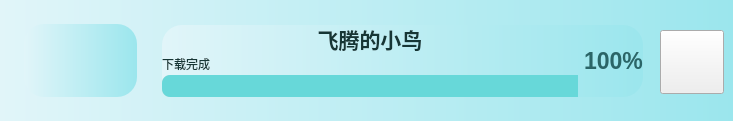
        <widget class="QWidget" name="widget_40" native="true">
         <property name="minimumSize">
          <size>
           <width>0</width>
           <height>121</height>
          </size>
         </property>
         <property name="maximumSize">
          <size>
           <width>16777215</width>
           <height>121</height>
          </size>
         </property>
         <property name="styleSheet">
          <string notr="true">.QWidget{
	background-color: qlineargradient(x1:0, y0:0, x2:1, y2:0,stop:0 rgb(225, 245, 249), stop:1 rgb(155, 230, 237));
	border-radius:20px;
	color: rgb(255, 255, 255);
}
</string>
         </property>
         <widget class="QWidget" name="widget_41" native="true">
          <property name="geometry">
           <rect>
            <x>24</x>
            <y>24</y>
            <width>113</width>
            <height>73</height>
           </rect>
          </property>
          <property name="styleSheet">
           <string notr="true"/>
          </property>
          <widget class="QLabel" name="label_25">
           <property name="geometry">
            <rect>
             <x>30</x>
             <y>5</y>
             <width>64</width>
             <height>64</height>
            </rect>
           </property>
           <property name="styleSheet">
            <string notr="true">border-image: url(:/youxi/images/FB.jpg);</string>
           </property>
           <property name="text">
            <string/>
           </property>
          </widget>
         </widget>
         <widget class="QPushButton" name="pushButton_game_niao">
          <property name="geometry">
           <rect>
            <x>660</x>
            <y>30</y>
            <width>64</width>
            <height>64</height>
           </rect>
          </property>
          <property name="styleSheet">
           <string notr="true">border-image: url(:/icons/icons/play_game.png);</string>
          </property>
          <property name="text">
           <string/>
          </property>
         </widget>
         <widget class="QWidget" name="layoutWidget_3">
          <property name="geometry">
           <rect>
            <x>162</x>
            <y>25</y>
            <width>481</width>
            <height>72</height>
           </rect>
          </property>
          <layout class="QHBoxLayout" name="horizontalLayout_3">
           <item>
            <layout class="QVBoxLayout" name="verticalLayout_4">
             <property name="spacing">
              <number>2</number>
             </property>
             <item>
              <widget class="QLabel" name="label_65">
               <property name="font">
                <font>
                 <pointsize>16</pointsize>
                 <weight>75</weight>
                 <bold>true</bold>
                </font>
               </property>
               <property name="styleSheet">
                <string notr="true">color: rgb(22, 54, 53);
text-align:centre;
</string>
               </property>
               <property name="text">
                <string>飞腾的小鸟</string>
               </property>
               <property name="alignment">
                <set>Qt::AlignCenter</set>
               </property>
              </widget>
             </item>
             <item>
              <widget class="QLabel" name="label_66">
               <property name="font">
                <font>
                 <weight>50</weight>
                 <bold>false</bold>
                </font>
               </property>
               <property name="styleSheet">
                <string notr="true">color: rgb(22, 54, 53)</string>
               </property>
               <property name="text">
                <string>下载完成</string>
               </property>
              </widget>
             </item>
             <item>
              <widget class="QProgressBar" name="progressBar_19">
               <property name="styleSheet">
                <string notr="true">QProgressBar::chunk {
        border-top-left-radius:8px;
border-bottom-left-radius:8px;
	background-color: rgb(103, 216, 217)
}
QProgressBar{
border-radius:8px;
background-color: rgb(223, 223, 223);
}
</string>
               </property>
               <property name="value">
                <number>100</number>
               </property>
               <property name="textVisible">
                <bool>false</bool>
               </property>
              </widget>
             </item>
            </layout>
           </item>
           <item>
            <widget class="QLabel" name="label_67">
             <property name="font">
              <font>
               <pointsize>17</pointsize>
               <weight>75</weight>
               <bold>true</bold>
              </font>
             </property>
             <property name="styleSheet">
              <string notr="true">color: rgb(43, 101, 103);</string>
             </property>
             <property name="text">
              <string>100%</string>
             </property>
             <property name="alignment">
              <set>Qt::AlignLeading|Qt::AlignLeft|Qt::AlignVCenter</set>
             </property>
            </widget>
           </item>
          </layout>
         </widget>
        </widget>
